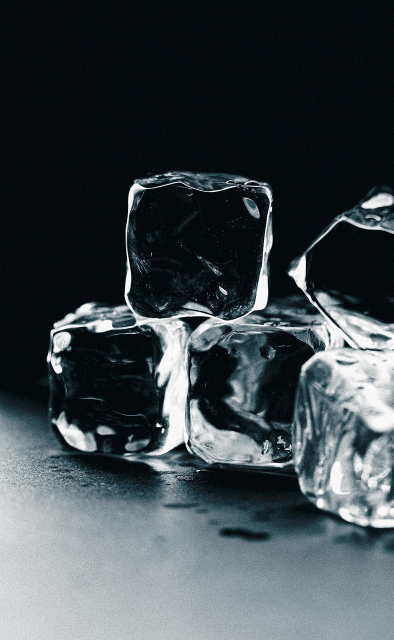
#> input picture assets/deep-worlds-1.jpg, 787 x 1280 px (shown at 1/2 size)
$ python -i main.py   (imports and definitions only)
#> lines starting #> are read from the running program, lines starting #| are printed output that depends on the picture
#> further down, picture is the input picture: PIL image 787x1280 RGB; mean R, G, B 62.4, 71.5, 75.2
from __future__ import annotations

import argparse
import json
import subprocess
import tempfile
from pathlib import Path

from PIL import Image, ImageDraw, ImageEnhance, ImageFont


WIDTH = 1080
HEIGHT = 1920
FPS = 30

FONT_BOLD = "/usr/share/fonts/truetype/dejavu/DejaVuSans-Bold.ttf"


# [7 lines left out: function parse_args, not called in this run]


def cover_image(image: Image.Image) -> Image.Image:
    image = image.convert("RGB")
    source_ratio = image.width / image.height
#> source_ratio = 0.615
    target_ratio = WIDTH / HEIGHT

    if source_ratio > target_ratio:
        new_height = HEIGHT
        new_width = round(HEIGHT * source_ratio)
#> new_width = 1180
    else:
        new_width = WIDTH
        new_height = round(WIDTH / source_ratio)

    image = image.resize(
        (new_width, new_height),
        Image.Resampling.LANCZOS,
    )

    left = (new_width - WIDTH) // 2
#> left = 50
    top = (new_height - HEIGHT) // 2

    return image.crop((left, top, left + WIDTH, top + HEIGHT))
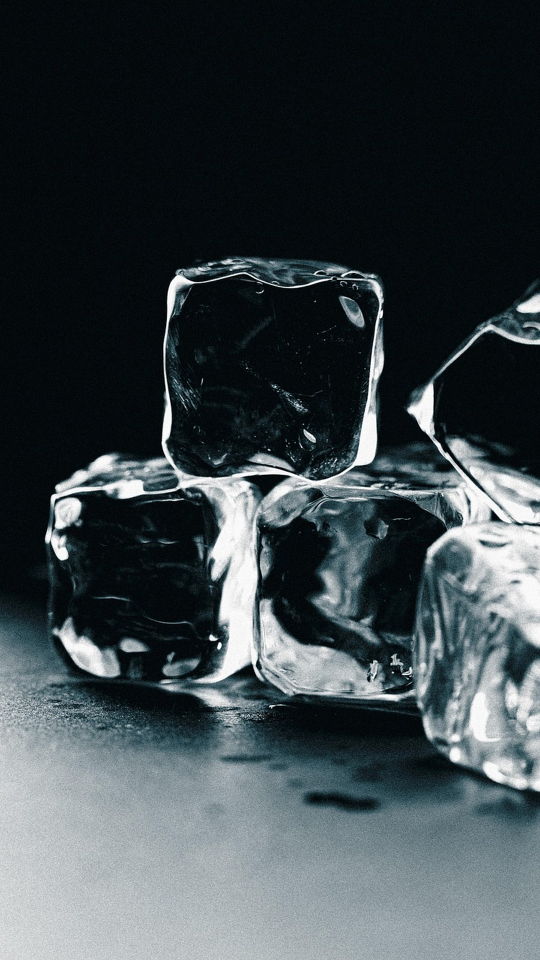
#> returned value: PIL image 1080x1920 RGB (shown at 1/2 size); mean R, G, B 61, 70.2, 73.9


# [256 lines left out: functions wrap_text, create_frame, make_music_filter, render, not called in this run]


def main():
    args = parse_args()
    render(args.manifest, args.output)


# [2 lines not run here, left out]

>>> from PIL import Image
>>> picture = Image.open('assets/deep-worlds-1.jpg')
>>> result = cover_image(picture)
